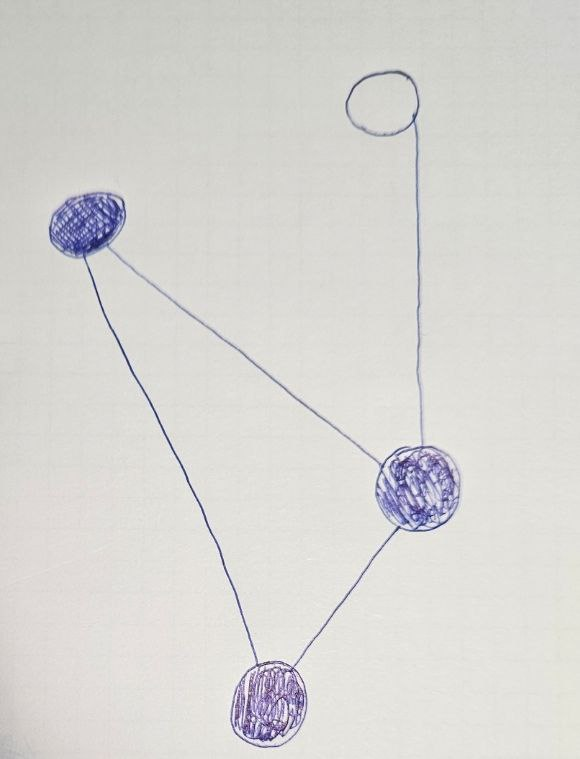
#> input picture graph-recognition/test_images/graph_test_hand_5.jpg, 580 x 759 px, found by its file name
$ python tempCodeRunnerFile.py
#> lines starting #> are read from the running program, lines starting #| are printed output that depends on the picture; after the words box and inside, x2 and y2 are one past the last pixel; in counts of white or black regions, pixels touching at a corner belong together
### graph-recognition/preprocessing.py
import cv2 as cv
import numpy as np

WIDTH_LIMIT = 1280
HEIGHT_LIMIT = 800
MIN_BRIGHTNESS = 110


def preprocess(image):
    reshaped = reshape(image, WIDTH_LIMIT, HEIGHT_LIMIT)

    gray = cv.cvtColor(reshaped, cv.COLOR_BGR2GRAY)

    binary = threshold(gray, MIN_BRIGHTNESS)

    reshaped, binary = crop_background(reshaped, binary)

    return reshaped, binary


def reshape(image, width_lim, height_lim):
    height, width = image.shape[:2]
    if height > width:
        image = cv.rotate(image, cv.ROTATE_90_CLOCKWISE)

    scale = min(width_lim / width, height_lim / height)
    image = cv.resize(image, None, fx=scale, fy=scale)
    return image


def threshold(gray_image, min_brightness):
    thresh_type = cv.THRESH_BINARY if np.mean(gray_image) < min_brightness else cv.THRESH_BINARY_INV
    _, binary = cv.threshold(gray_image, 0, 255, thresh_type + cv.THRESH_OTSU)
    return binary


def crop_background(reshaped, binary):
    contours, _ = cv.findContours(binary, cv.RETR_EXTERNAL, cv.CHAIN_APPROX_SIMPLE)
    x_min, y_min = np.inf, np.inf
    x_max, y_max = -np.inf, -np.inf

    for contour in contours:
        x, y, w, h = cv.boundingRect(contour)
        x_min = min(x_min, x)
        y_min = min(y_min, y)
        x_max = max(x_max, x + w)
        y_max = max(y_max, y + h)

    if contours:
        cropped_images = [img[y_min - 10:y_max + 10, x_min - 10:x_max + 10] for img in [reshaped] + [binary]]
        return cropped_images[0], cropped_images[1]
    else:
        return reshaped, binary

### graph-recognition/filler.py
import cv2 as cv
import numpy as np

from math import ceil, floor
from typing import Tuple

MAX_R_FACTOR: float = 0.04
MIN_R_FACTOR: float = 0.005
DIST_FACTOR: float = 0.06
INNER_CANNY: int = 200

VERTEX_AREA_UPPER: float = 0.2
VERTEX_AREA_LOWER: float = 0.00015

ROUND_RATIO: float = 3.0

K3 = np.ones((3, 3), dtype=np.uint8)
K5 = np.ones((5, 5), dtype=np.uint8)


def fill_vertices(image: np.ndarray) -> Tuple[np.ndarray, np.ndarray]:
    image = fill_elliptical_contours(image)
    image = fill_circular_shapes(image)

    image = cv.morphologyEx(image, cv.MORPH_CLOSE, K3, iterations=1)
    image = fill_small_contours(image)

    edgeless = remove_edges(image.copy())

    return image, edgeless


def fill_elliptical_contours(image: np.ndarray) -> np.ndarray:
    processed = cv.morphologyEx(image, cv.MORPH_CLOSE, K3, iterations=4)
    contours, hierarchy = cv.findContours(processed, cv.RETR_CCOMP, cv.CHAIN_APPROX_SIMPLE)
    img_area = image.shape[0] * image.shape[1]

    def is_valid_contour(contour, parent_idx):
        contour_area = cv.contourArea(contour)
        return (hierarchy[0][parent_idx][3] != -1 and
                img_area * VERTEX_AREA_UPPER >= contour_area >= img_area * VERTEX_AREA_LOWER)

    for i, contour in enumerate(contours):
        if is_valid_contour(contour, i):
            (x, y), (a, b), angle = cv.minAreaRect(contour)
            if 2 >= a / b >= 1.0 / 2:
                ellipse_cnt = cv.ellipse2Poly((int(x), int(y)), (int(a / 2.0), int(b / 2.0)), int(angle), 0, 360, 1)
                if contours_overlap_level(ellipse_cnt, contour) >= 0.3:
                    cv.drawContours(image, contours, i, 255, thickness=cv.FILLED)
            else:
                cv.drawContours(image, contours, i, 0, thickness=6)

    return image


def fill_circular_shapes(image: np.ndarray) -> np.ndarray:
    r_min, r_max, min_dist = get_hough_param(image)

    circles = cv.HoughCircles(
        image, cv.HOUGH_GRADIENT, 1,
        minDist=min_dist,
        param1=INNER_CANNY,
        param2=13,
        minRadius=r_min,
        maxRadius=r_max
    )
    if circles is not None:
        for circle in circles[0]:
            x, y, r = circle
            cv.circle(image, (int(x), int(y)), int(r), 255, thickness=cv.FILLED)

    return image


def fill_small_contours(image: np.ndarray) -> np.ndarray:
    contours, hierarchy = cv.findContours(image, cv.RETR_CCOMP, cv.CHAIN_APPROX_SIMPLE)
    max_area = image.shape[0] * image.shape[1] * 0.001
    for i in range(0, len(contours)):
        if hierarchy[0][i][3] != -1 and cv.contourArea(contours[i]) <= max_area:
            cv.drawContours(image, contours, i, 255, thickness=cv.FILLED)
    return image


def contours_overlap_level(contour1, contour2):
    dist_limit = 1 if cv.contourArea(contour1) >= 150 else 0
    overlapping_pixels = 0
    for pt in contour1:
        x, y = pt.ravel()
        dist = abs(cv.pointPolygonTest(contour2, (int(x), int(y)), True))
        if dist <= dist_limit:
            overlapping_pixels += 1
    overlay_level = overlapping_pixels / float(len(contour1))

    return overlay_level


def get_hough_param(image: np.ndarray) -> Tuple[int, int, int, np.ndarray]:
    edgeless = remove_edges(image.copy())
    contours, hierarchy = cv.findContours(edgeless, cv.RETR_CCOMP, cv.CHAIN_APPROX_SIMPLE)
    radius_list = [cv.minEnclosingCircle(contour)[1] for contour, hier in zip(contours, hierarchy[0])
                   if hier[3] == -1 and 1.0 / 2 <= cv.boundingRect(contour)[3] / cv.boundingRect(contour)[2] <= 2]
    if radius_list:
        r_avg = np.average(radius_list)
        return floor(r_avg * 0.5), ceil(r_avg * 1.2), r_avg * 3
    else:
        width = image.shape[1]

    return floor(width * MIN_R_FACTOR), ceil(width * MAX_R_FACTOR), floor(width * DIST_FACTOR), edgeless


def remove_edges(image: np.ndarray) -> np.ndarray:
    eroded_contours = image.copy()
    contours_list = []

    while True:
        contours, _ = cv.findContours(eroded_contours, cv.RETR_LIST, cv.CHAIN_APPROX_SIMPLE)
        if not contours:
            break
        contours_list.append(len(contours))
        eroded_contours = cv.erode(eroded_contours, K3, iterations=1)

    max_length = 0
    current_length = 0
    best_position = 0
    last_count = contours_list[0] if contours_list else 0

    for i, count in enumerate(contours_list):
        if abs(last_count - count) <= 1:
            current_length += 1
        else:
            if current_length > max_length:
                max_length = current_length
                best_position = i - current_length
            current_length = 0
        last_count = count

    if current_length > max_length:
        best_position = len(contours_list) - current_length

    position_max = max(best_position, 0)

    eroded = cv.erode(image, K3, iterations=position_max)
    dilated = cv.dilate(eroded, K3, iterations=position_max)

    edges_removed = cv.morphologyEx(dilated, cv.MORPH_CLOSE, K5, iterations=1)
    return edges_removed

### graph-recognition/tempCodeRunnerFile.py
import cv2 as cv
import numpy as np
from preprocessing import preprocess
from segmentation import find_vertices
from filler import fill_vertices
from topology_recognition import recognize_topology

def main():
    source = 'test_images\\graph_test_hand_5.jpg'
    debug_mode = True
    image = cv.imread(source)
#> image is the input picture: shape (759, 580, 3); mean B, G, R 211.5, 214.6, 215.6
    if image is None:
        print("Error opening image!")
        return -1

    # Preprocessing
    source, preprocessed = preprocess(image)
#> in preprocess, `gray = cv.cvtColor(reshaped, cv.COLOR_BGR2GRAY)`:
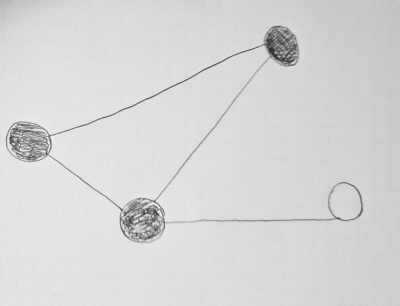
#> gray: shape (611, 800) (shown at 1/2 size); min 23, max 249, mean 214.6
#> in threshold, `thresh_type = cv.THRESH_BINARY if np.mean(gray_image) < min_brightness..`: thresh_type = 1
#> in threshold, `_, binary = cv.threshold(gray_image, 0, 255, thresh_type + cv.THRESH_O..`:
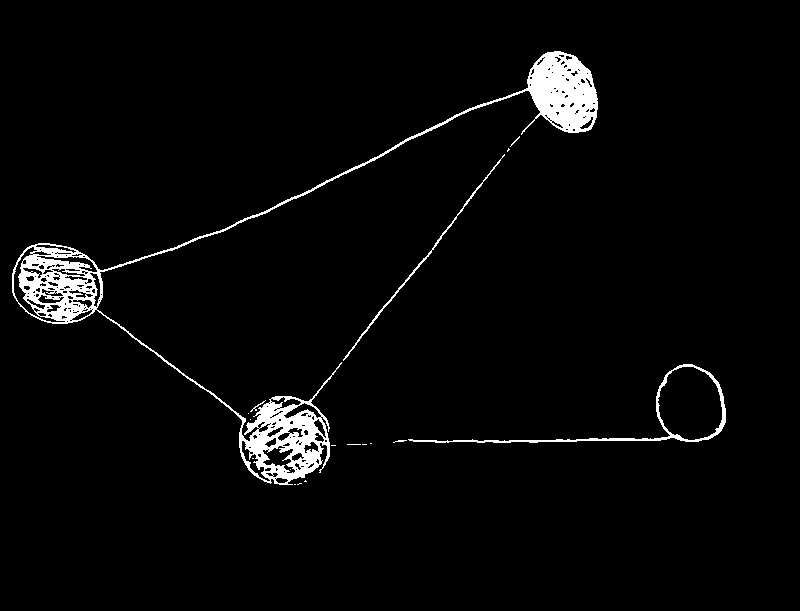
#> binary: shape (611, 800); 3.2% white; 18 white regions (13 under 20 px)
#> in crop_background, `contours, _ = cv.findContours(binary, cv.RETR_EXTERNAL, cv.CHAIN_APPRO..`: contours = 16 contours, 13 with area under 20; largest, box (x1, y1, x2, y2) and area: (12, 51, 598, 485) 16721, (408, 364, 726, 443) 4592, (343, 154, 505, 361) 284
#> the loop in crop_background, `for contour in contours:` made 16 passes
#> (x, y, w, h, x_min, y_min, x_max) on passes 2, 8, 9, 10, 11, 12, 13, 14: (297, 483, 5, 2, 294, 483, 302), (393, 440, 14, 3, 294, 440, 407), (250, 419, 1, 1, 250, 419, 407), (248, 413, 1, 1, 248, 413, 407), (250, 400, 16, 12, 248, 400, 407), (408, 364, 318, 79, 248, 364, 726), (343, 154, 162, 207, 248, 154, 726), (507, 148, 3, 4, 248, 148, 726)
#> in crop_background, `cropped_images = [img[y_min - 10:y_max + 10, x_min - 10:x_max + 10] fo..`: cropped_images = 2 items
#> in preprocess, `reshaped, binary = crop_background(reshaped, binary)`:
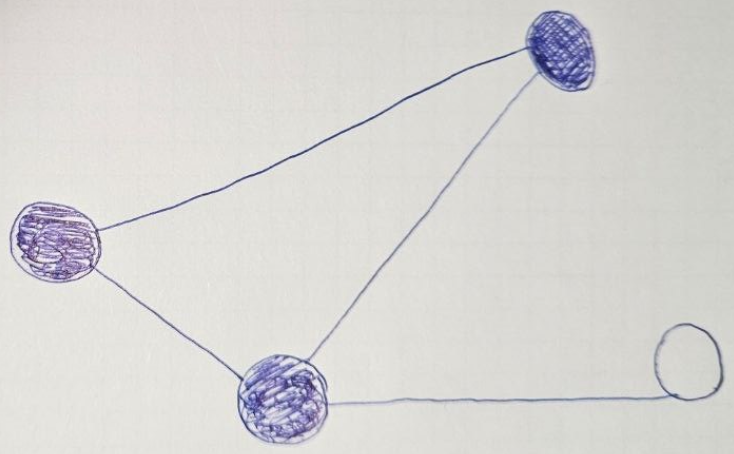
#> reshaped: shape (454, 734, 3); mean of channels 0, 1, 2 212.3, 214.4, 215.7; drawn as B, G, R

    #filler
    filled_image, edgeless = fill_vertices(preprocessed)
#> in fill_elliptical_contours, `contours, hierarchy = cv.findContours(processed, cv.RETR_CCOMP, cv.CHA..`: contours = 9 contours, 4 with area under 20; largest, box (x1, y1, x2, y2) and area: (10, 10, 596, 444) 17538, (391, 323, 724, 402) 4698, (657, 325, 721, 399) 3711, (341, 113, 503, 320) 284, (267, 409, 281, 424) 170
#> the loop in fill_elliptical_contours, `for i, contour in enumerate(contours):` made 9 passes
#> (contour_area in is_valid_contour, x, y, a, b, angle, dist_limit in contours_overlap_level) on passes 4, 9: (3711, 688.5, 361.5, 73, 63, -90, 1), (170.5, 273.5, 416, 14, 13, -90, 0)
#> after the loop in fill_elliptical_contours, `for i, contour in enumerate(contours):`:
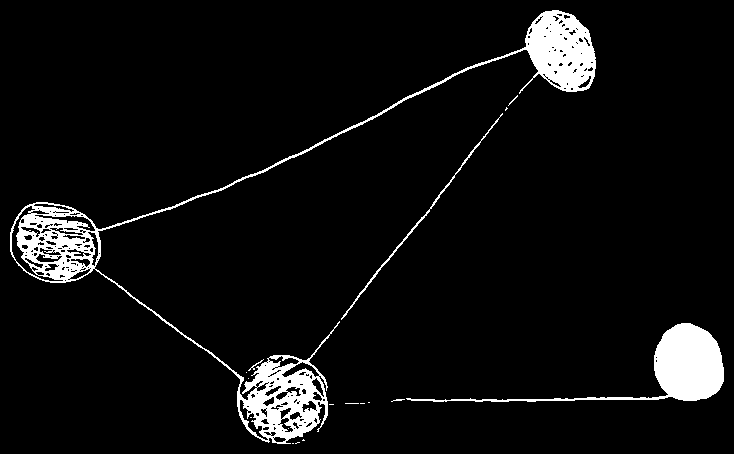
#> image: shape (454, 734); 5.8% white; 18 white regions (13 under 20 px), largest, box (x1, y1, x2, y2) and area: (10, 10, 596, 444) 13733, (406, 323, 724, 402) 4959, (341, 113, 503, 320) 494, (248, 359, 264, 371) 29, (391, 399, 405, 402) 20
#> the loop in remove_edges, `while True:` made 27 passes
#> contours on pass 26: [[[687, 362], [687, 363], [691, 367], [691, 366]]]
#> after the loop in remove_edges, `while True:`: contours_list = 26 values, max 238 at index 0, min 1 at index 10, mean 19.65
#> in remove_edges, `last_count = contours_list[0] if contours_list else 0`: last_count = 238
#> the loop in remove_edges, `for i, count in enumerate(contours_list):` made 26 passes
#> (count, max_length, best_position, current_length, last_count) on pass 2: (138, 1, 0, 0, 138)
#> after the loop in remove_edges, `for i, count in enumerate(contours_list):`: best_position = 0; max_length = 1
#> in remove_edges, `best_position = len(contours_list) - current_length`: best_position = 8
#> in get_hough_param, `contours, hierarchy = cv.findContours(edgeless, cv.RETR_CCOMP, cv.CHAI..`: contours = 2 contours; box (x1, y1, x2, y2) and area: (657, 325, 723, 400) 4112, (529, 37, 549, 62) 444
#> in get_hough_param, `radius_list = [cv.minEnclosingCircle(contour)[1] for contour, hier in ..`: radius_list = [39.97, 15]
#> in get_hough_param, `r_avg = np.average(radius_list)`: r_avg = 27.48
#> in fill_circular_shapes, `r_min, r_max, min_dist = get_hough_param(image)`: r_min = 13; r_max = 33; min_dist = 82.45
#> in fill_circular_shapes, `circles = cv.HoughCircles( image, cv.HOUGH_GRADIENT, 1, minDist=min_di..`: circles = [[67.5, 245.5, 32.4], [268.5, 401.5, 32.4], [567.5, 62.5, 28]]
#> the loop in fill_circular_shapes, `for circle in circles[0]:` made 3 passes
#> after the loop in fill_circular_shapes, `for circle in circles[0]:`:
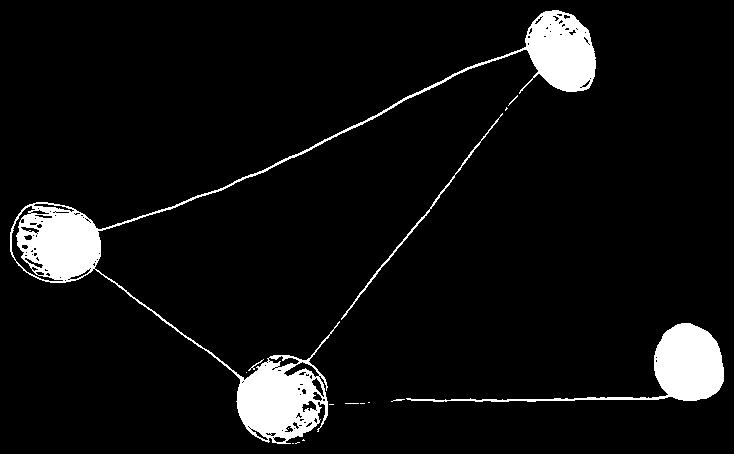
#> image: shape (454, 734); 6.5% white; 16 white regions (11 under 20 px), largest, box (x1, y1, x2, y2) and area: (10, 10, 596, 444) 16072, (406, 323, 724, 402) 4959, (341, 113, 503, 320) 494, (248, 359, 264, 371) 29, (391, 399, 405, 402) 20
#> in fill_small_contours, `contours, hierarchy = cv.findContours(image, cv.RETR_CCOMP, cv.CHAIN_A..`: contours = 34 contours, 14 with area under 20; largest, box (x1, y1, x2, y2) and area: (10, 10, 596, 444) 17215, (391, 323, 724, 402) 4608, (11, 220, 33, 274) 375, (341, 113, 503, 320) 284, (285, 362, 319, 377) 218
#> the loop in fill_small_contours, `for i in range(0, len(contours)):` made 34 passes
#> after the loop in fill_small_contours, `for i in range(0, len(contours)):`:
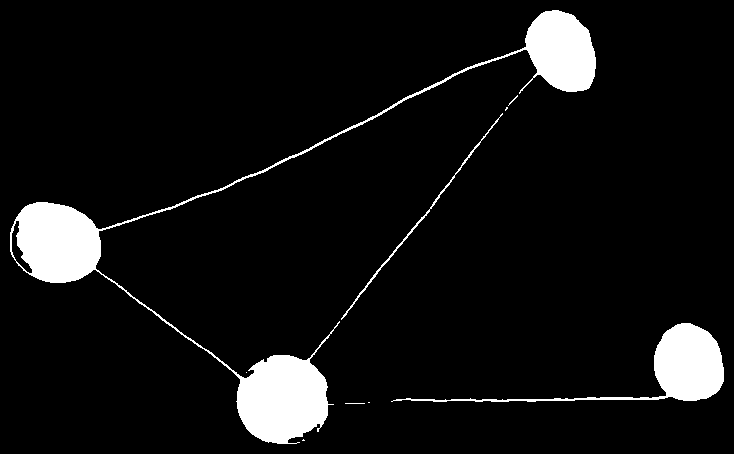
#> image: shape (454, 734); 7% white; 9 white regions (5 under 20 px), largest, box (x1, y1, x2, y2) and area: (10, 10, 596, 444) 17930, (391, 323, 724, 402) 4992, (341, 113, 503, 320) 494, (345, 403, 365, 404) 20
#> the loop in remove_edges (call 2), `while True:` made 32 passes
#> contours on pass 31: [[[284, 396]]]
#> after the loop in remove_edges (call 2), `while True:`: contours_list = 31 values, max 32 at index 1, min 1 at index 28, mean 4.61
#> in remove_edges (call 2), `last_count = contours_list[0] if contours_list else 0`: last_count = 10
#> the loop in remove_edges (call 2), `for i, count in enumerate(contours_list):` made 31 passes
#> (count, max_length, best_position, current_length, last_count) on pass 2: (32, 1, 0, 0, 32)
#> after the loop in remove_edges (call 2), `for i, count in enumerate(contours_list):`: best_position = 0; max_length = 1
#> in remove_edges (call 2), `best_position = len(contours_list) - current_length`: best_position = 3
#> in remove_edges (call 2), `dilated = cv.dilate(eroded, K3, iterations=position_max)`:
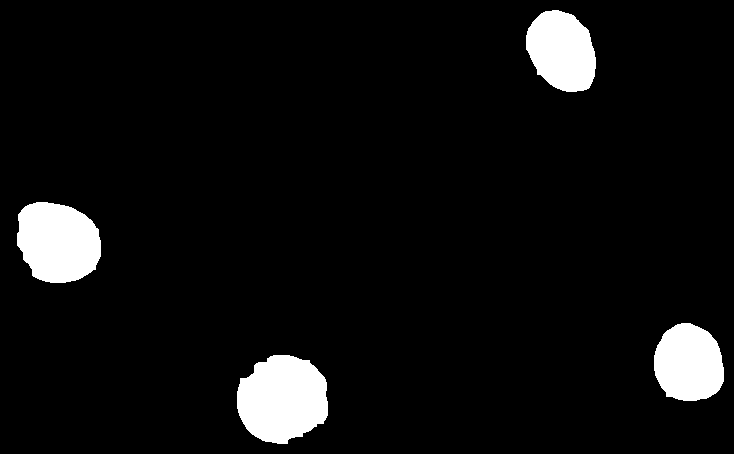
#> dilated: shape (454, 734); 6.1% white; 4 white regions, box (x1, y1, x2, y2) and area: (237, 355, 328, 444) 6283, (17, 202, 101, 283) 5437, (526, 10, 596, 92) 4364, (654, 323, 724, 401) 4354
    '''if debug_mode == True:
        cv.imshow("filled image", filled_image)
        cv.waitKey(0)'''

    # vertices finder
#> (the run stopped early here; a loop or call above may not have finished)
